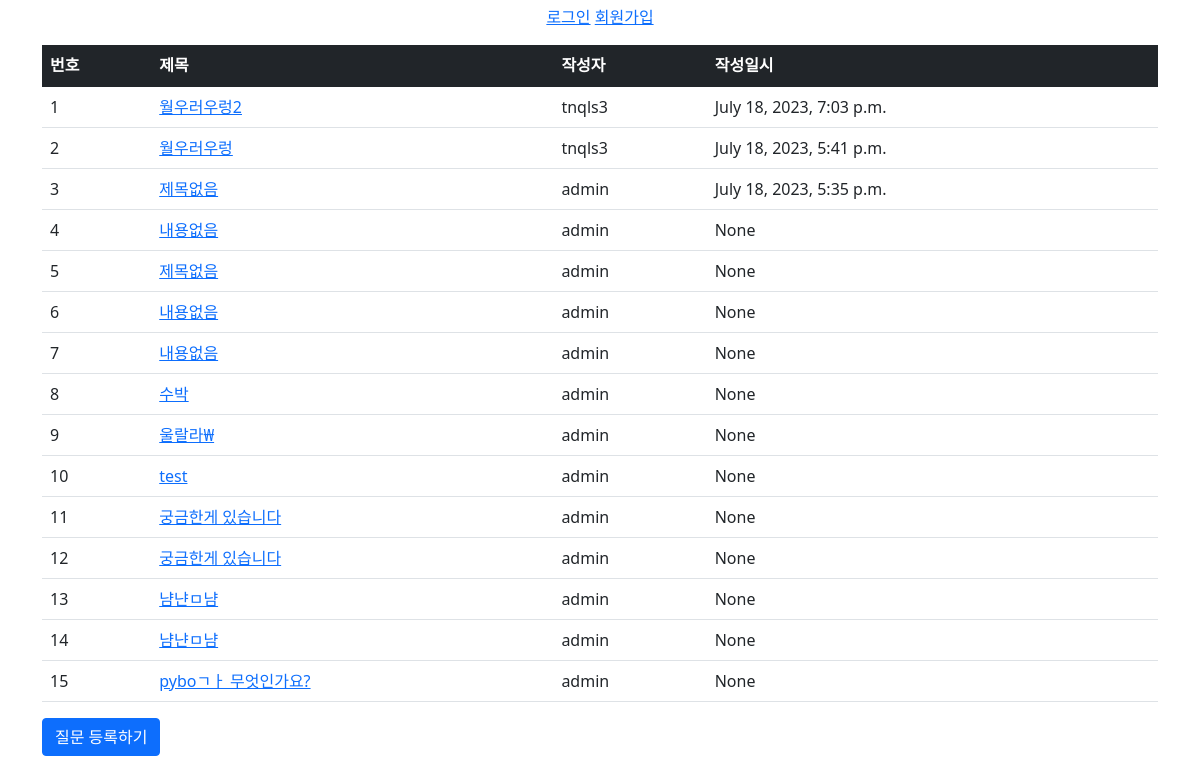
The page /pybo/ on the database as committed earlier.
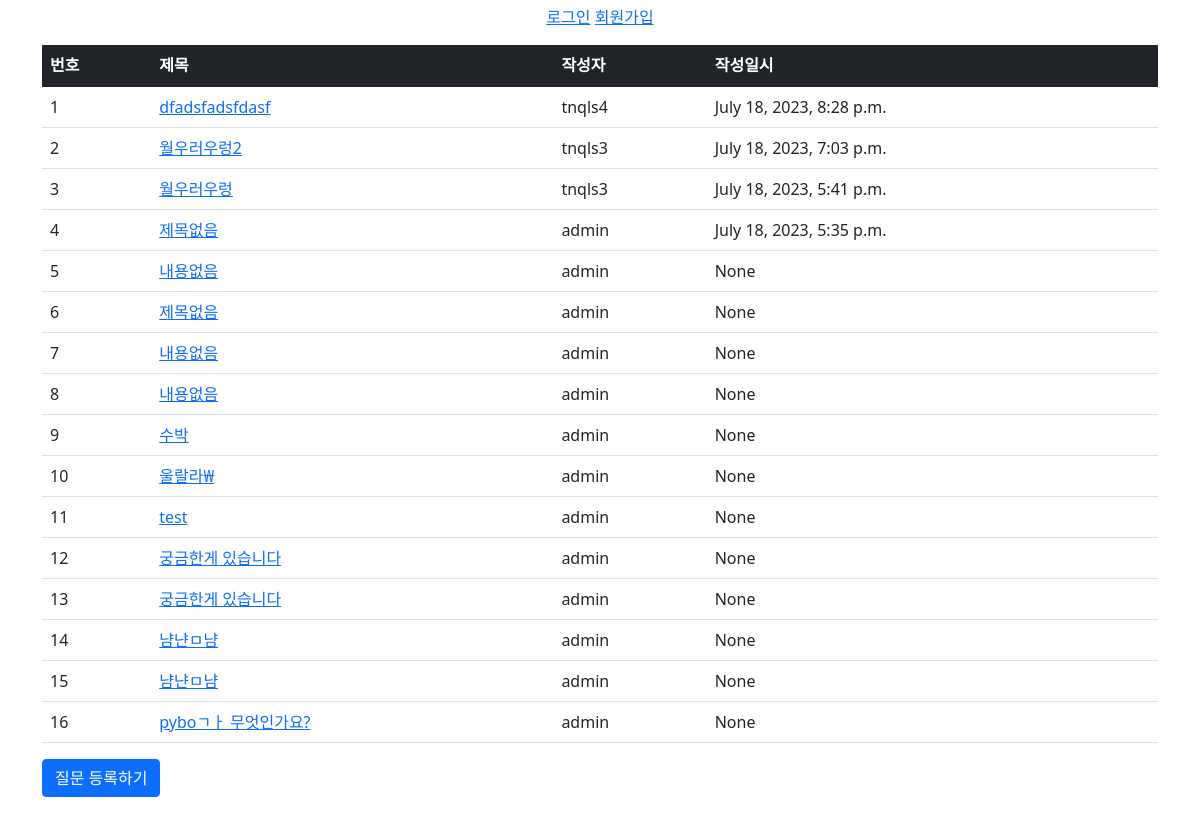
The same page on the database as committed later.
### pybo/models.py (models this page shows, shortened)
class Question(models.Model):
    subject = models.CharField(max_length = 200)
    author = models.ForeignKey(User, on_delete=models.CASCADE)
    content = models.TextField()
    create_date = models.DateTimeField()
    modify_date=models.DateTimeField(null=True, blank=True)
    star = models.ManyToManyField(User, related_name='stars',blank=True)

### pybo/views.py (the view)
# urls.py: path('', views.index, name='index'),
def index(request):
    question_list = Question.objects.order_by('-create_date')
    context = {'question_list': question_list}
    return render(request, 'pybo/question_list.html', context)

### templates/pybo/question_list.html
{% extends 'common/base.html' %}
{% block content%}
<div class="container my-3">
    <table class="table">
        <thead>
        <tr class="table-dark">
            <th>번호</th>
            <th>제목</th>
            <th>작성자</th>
            <th>작성일시</th>
        </tr>
        </thead>
        <tbody>
        {% if question_list %}
        {% for question in question_list %}
            <tr>
                <td>{{ forloop.counter }}</td>
                <td>
                    <a href="{% url 'pybo:detail' question.id %}">{{ question.subject }}</a>
                </td>
                <td>{{question.author}}</td>
                <td>{{ question.modify_date }}</td>
            </tr>
        {% endfor %}
        {% else %}
            <tr>
                <td colspan="3">질문이 없습니다.</td>
            </tr>
        {% endif %}
        </tbody>
    </table>
    <a href="{%url 'pybo:question_form'%}" class="btn btn-primary">질문 등록하기</a>
</div>
{%endblock%}

Rows that differ between the two databases and show on the page:
added Question: subject "dfadsfadsfdasf", author "tnqls4", modify_date "July 18, 2023, 8:28 p.m."
